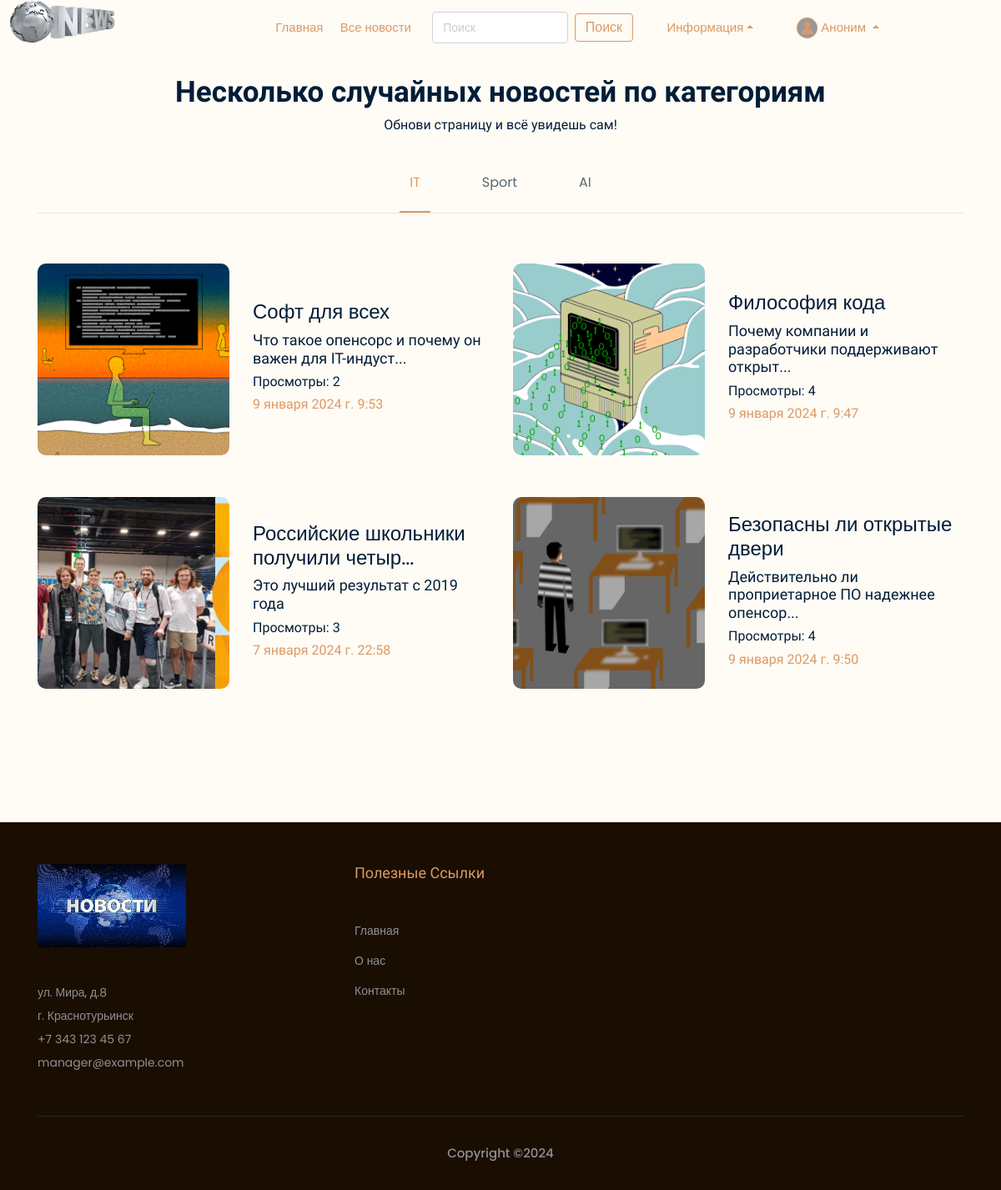
The page / on the database its author committed.
### news/models.py (models this page shows, shortened)
class Article(models.Model):
    categories = [('IT', 'IT'),
                  ('SPORT', 'Sport'),
                  ('AI', 'AI')]
    author = models.ForeignKey(User, on_delete=models.SET_NULL, null=True, verbose_name='Автор')    # Если пользователь удалится, то данное поле будет NULL
    title = models.CharField('Название', max_length=100, validators=[MinLengthValidator(10), MaxLengthValidator(100)])
    anouncement = models.TextField('Аннотация', max_length=250, validators=[MinLengthValidator(10), MaxLengthValidator(250)])
    text = models.TextField('Текст новости', validators=[MinLengthValidator(30), MaxLengthValidator(10000)])
    date = models.DateTimeField('Дата публикации', auto_created=True)
    date_edit = models.DateTimeField('Дата редактирования', auto_now=True)
    category = models.CharField(choices=categories, max_length=20, verbose_name='Категории')
    tags = models.ManyToManyField(to=Tag, blank=True, verbose_name='Тэги')    # blank - разрешаем полю быть пустым
    slug = models.SlugField()
    objects = models.Manager()
    published = PublishedToday()
    status = models.BooleanField(default=False, verbose_name='Опубликовано')    # Автор добавляет новость и по-умолчанию она не публикуется. Модетатор должен подтвердить публикацию - True
    def get_absolute_url(self):
        return f'/news/show/{self.id}'
    def get_views(self):
        return self.views.count()
    class Meta:
        ordering = ['date', 'title']    # Порядок сортировки
        verbose_name = 'Новость'
        verbose_name_plural = 'Новости'

class Image(models.Model):
    def folder_path(instance, filename):
        return f"article_images/article_{instance.article.pk}/{filename}"
    article = models.ForeignKey(Article, on_delete=models.CASCADE, verbose_name='Новость')
    title = models.CharField(max_length=50, blank=True, verbose_name='Название')
    image = models.ImageField(upload_to=folder_path)     # лучше добавить поле default !!!  # default='default_article_img.png',
    objects = models.Manager()
    class Meta:
        verbose_name = 'Изображение'
        verbose_name_plural = 'Изображения'

### news/views.py (the view)
# urls.py: path('', news_views.main_index, name='home'),
def main_index(request):
    articles = Article.objects.filter(status='True')
    it_articles = articles.filter(category__exact='IT').order_by('?')[:6]
    sport_articles = articles.filter(category__exact='SPORT').order_by('?')[:6]
    ai_articles = articles.filter(category__exact='AI').order_by('?')[:6]
    context = {'it_articles': it_articles, 'sport_articles': sport_articles, 'ai_articles': ai_articles}
    return render(request, 'main/index.html', context=context)

### main/templates/main/index.html (shortened to what this page needs)
{% extends 'main/base_template.html' %}
{% load static %}
{% block content %}
<div class="Delicious_area">
    <div class="container">
        <div class="row">
            <div class="col-xl-12">
                <div class="section_title text-center mb-50">
                    <h3>Несколько случайных новостей по категориям</h3>
                    <h5>Обнови страницу и всё увидешь сам!</h5>
                </div>
            </div>
        </div>
        <div class="tablist_menu">
            <div class="row">
                <div class="col-xl-12">
                    <ul class="nav justify-content-center" id="pills-tab" role="tablist">
                        <li class="nav-item">
                            <a class="nav-link active" id="pills-it-tab" data-toggle="pill" href="#pills-it" role="tab" aria-controls="pills-it" aria-selected="true">
                                <div class="single_menu text-center">
                                    <h4>IT</h4>
                                </div>
                            </a>
                        </li>
                        <li class="nav-item">
                            <a class="nav-link" id="pills-sport-tab" data-toggle="pill" href="#pills-sport" role="tab" aria-controls="pills-sport" aria-selected="false">
                                <div class="single_menu text-center">
                                    <h4>Sport</h4>
                                </div>
                            </a>
                        </li>
                        <li class="nav-item">
                            <a class="nav-link" id="pills-ai-tab" data-toggle="pill" href="#pills-ai" role="tab" aria-controls="pills-ai" aria-selected="false">
                                <div class="single_menu text-center">
                                    <h4>AI</h4>
                                </div>
                            </a>
                        </li>
                    </ul>
                </div>
            </div>
        </div>
        <div class="tab-content" id="pills-tabContent">
            <div class="tab-pane fade show active" id="pills-it" role="tabpanel" aria-labelledby="pills-it-tab">
                {% include 'news/news_random_main.html' with articles=it_articles %}
            </div>
        </div>
    </div>
</div>
{% endblock %}

### news/templates/news/news_random_main.html (shortened to what this page needs)
<div class="row">
    {% for article in articles %}
        <div class="col-xl-6 col-md-6 col-lg-6">
            <a href="{{ article.get_absolute_url }}">
            <div class="single_delicious d-flex align-items-center">
                <div class="thumb">
                    {% if article.image_set.all %}
                        <img class="d-block" src="{{ article.image_set.all.0.image.url }}" alt="{{ article.title }}">
                    {% else %}
                        <img class="d-block" src="/media/default_article_img.png" alt="{{ article.title }}">
                    {% endif %}
                </div>
                <div class="info">
                    {% if article.title|length > 35 %}
                        <h3>{{ article.title|slice:":35" }}...</h3>
                    {% else %}
                        <h3>{{ article.title }}</h3>
                    {% endif %}
                    {% if article.anouncement|length > 50 %}
                        <h4>{{ article.anouncement|slice:":50" }}...</h4>
                    {% else %}
                        <h4>{{ article.anouncement }}</h4>
                    {% endif %}
                    <h5>Просмотры: {{ article.get_views }}</h5>
                    <h5><span>{{ article.date_edit }}</span></h5>
                </div>
            </div>
        </div>
    {% endfor %}
</div>

### rows shown on the page
Article: image_set.all.0.image (picture), title "Софт для всех", anouncement "Что такое опенсорс и почему он важен для IT-индуст", get_views "2", date_edit "9 января 2024 г. 9:53"
Article: image_set.all.0.image (picture), title "Философия кода", anouncement "Почему компании и разработчики поддерживают открыт", get_views "4", date_edit "9 января 2024 г. 9:47"
Article: image_set.all.0.image (picture), title "Российские школьники получили четыр", anouncement "Это лучший результат с 2019 года", get_views "3", date_edit "7 января 2024 г. 22:58"
Article: image_set.all.0.image (picture), title "Безопасны ли открытые двери", anouncement "Действительно ли проприетарное ПО надежнее опенсор", get_views "4", date_edit "9 января 2024 г. 9:50"
